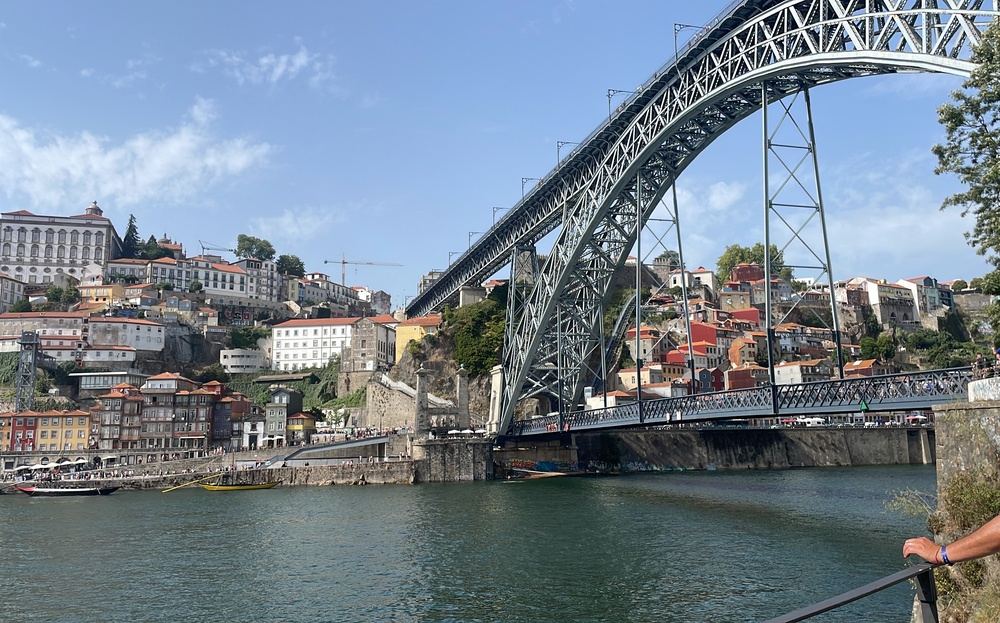
#> input picture ejercicioscapitulo4/imagenbordes.jpg, 1000 x 623 px, shrunk from 3468 x 2159 before the run
$ python unsharp_masking.py
#> lines starting #> are read from the running program, lines starting #| are printed output that depends on the picture
#unsharp_masking.py
import cv2
import matplotlib.pyplot as plt

img = cv2.imread('imagenbordes.jpg', 0)
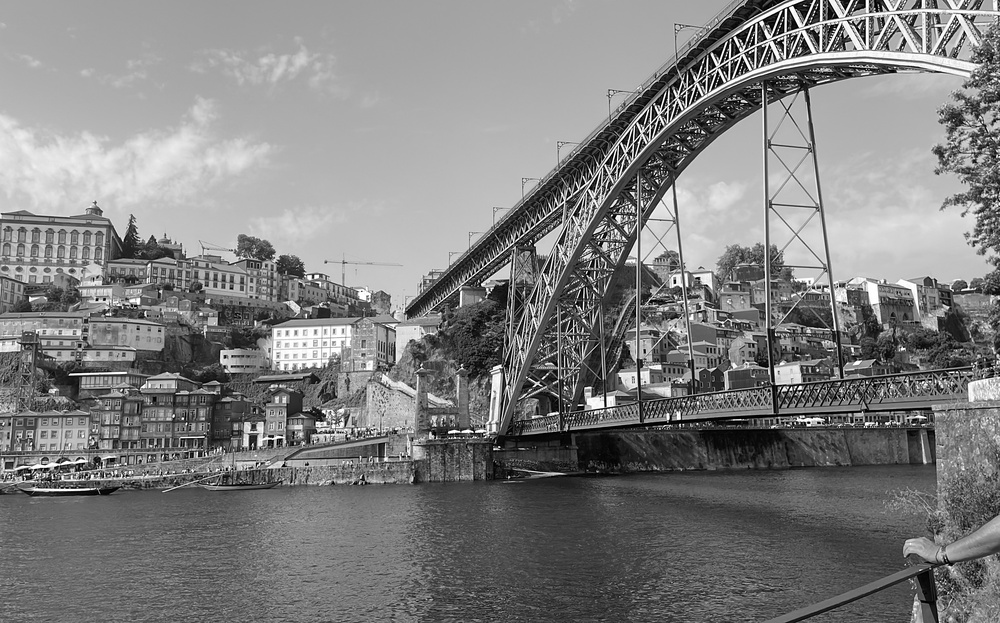
#> img: shape (623, 1000); min 0, max 255, mean 127.5

gaussian = cv2.GaussianBlur(img, (9,9), 10.0)
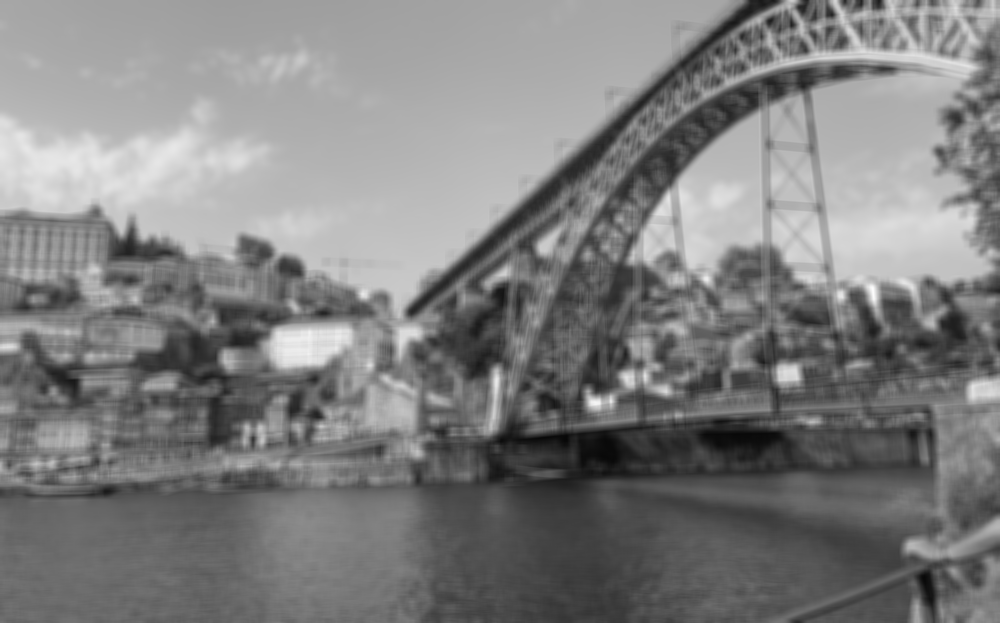
#> gaussian: shape (623, 1000); min 7, max 253, mean 127.5

unsharp = cv2.addWeighted(img, 1.5, gaussian, -0.5, 0)

fig, (ax1, ax2) = plt.subplots(1, 2, figsize=(14, 7))

ax1.imshow(img, cmap='gray')
ax1.set_title('Original (Gris)')
ax1.axis('off')

ax2.imshow(unsharp, cmap='gray')
ax2.set_title('Unsharp Masking (Nitidez)')
ax2.axis('off')

plt.tight_layout()
plt.show()
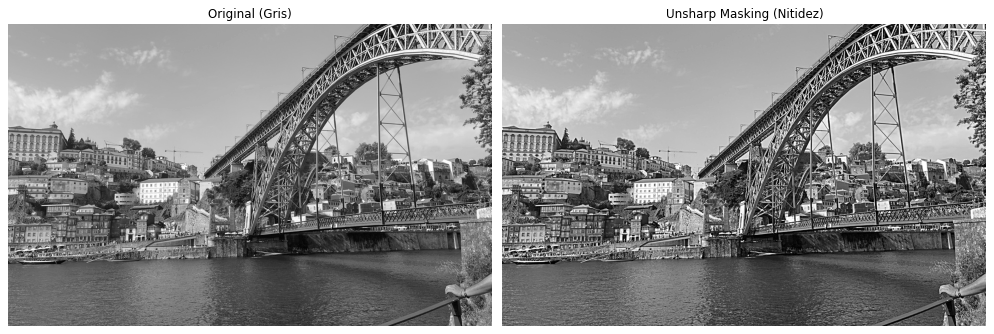
#> figure drawn by matplotlib, 2 panels

$ run again, with ejercicioscapitulo4/imagen.jpg copied over ejercicioscapitulo4/imagenbordes.jpg
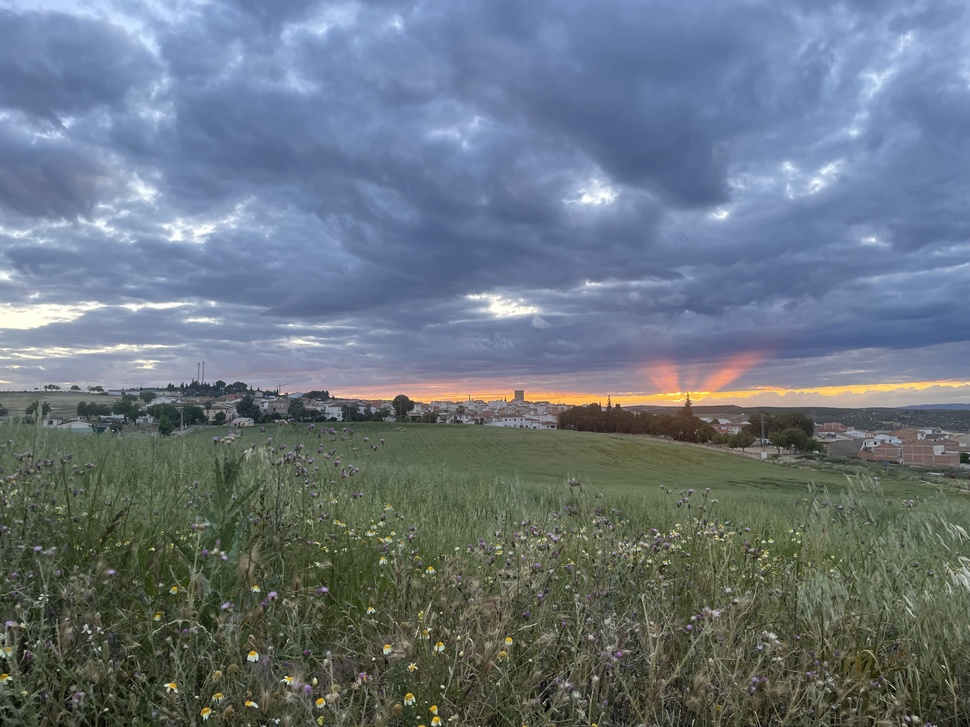
#> input picture ejercicioscapitulo4/imagen.jpg, 970 x 727 px, shrunk from 4032 x 3024 before the run
#> `gaussian = cv2.GaussianBlur(img, (9,9), 10.0)`:
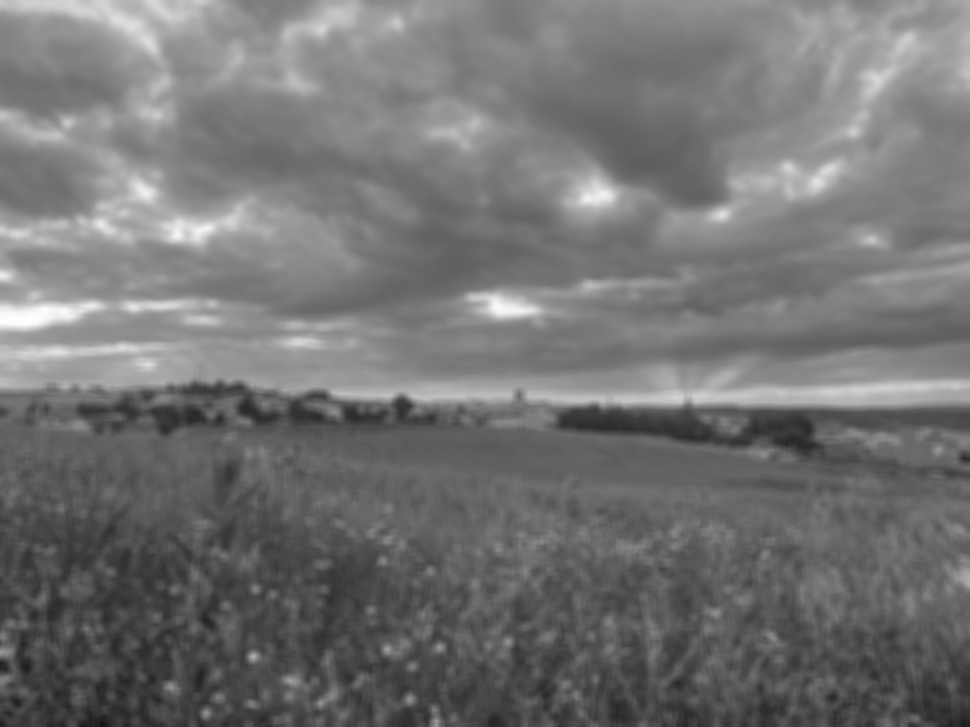
#> gaussian: shape (727, 970); min 21, max 253, mean 114.9
#> `plt.show()`:
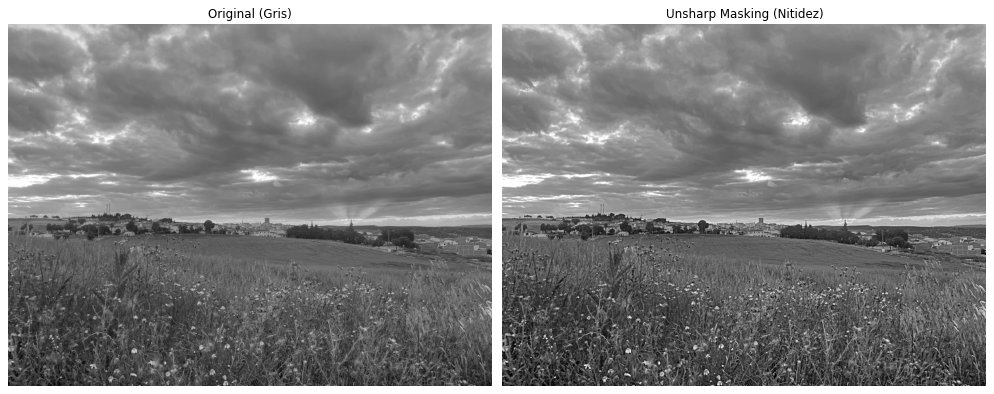
#> figure drawn by matplotlib, 2 panels
